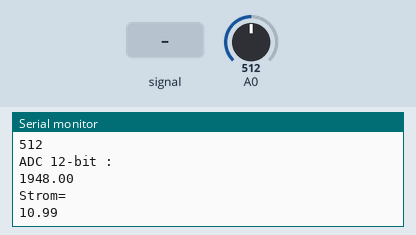
A sketch run on a simulated Arduino Zero (SAMD21). Parts: the last lines printed to the serial monitor. The test bench sets the inputs (shaded band); at power-on: A0 = 512 (analog values on the 0–1023 scale).

Above: at 1.2 s.
1.3 s: A0 fed a 200 Hz sine of ±81 counts around its level
At 1.34 s:
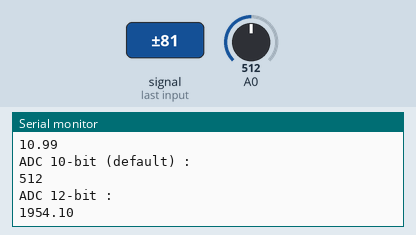
2.8 s: A0 set to 716
At 3.78 s:
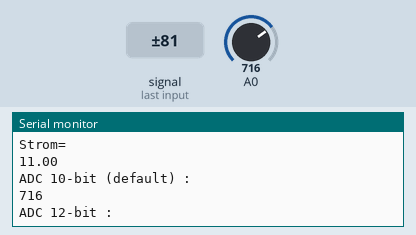
4.3 s: A0 set to 900
At 5.9 s:
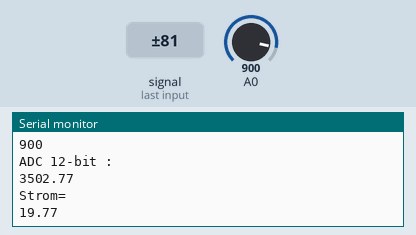
Timing chart, 0 to 7.4 s (numbered marks = the images above; inputs shaded):
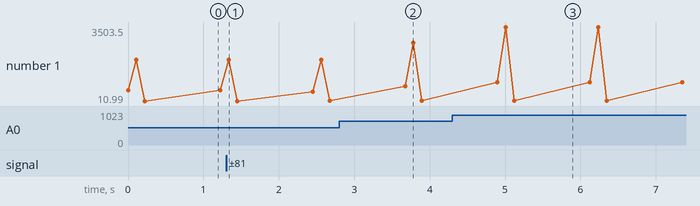

Measured:
- after the input at 1.3 s, the serial monitor: prints a new line at once (image 1)
- after the input at 2.8 s, the serial monitor: prints a new line after 0.87 s (image 2)
- after the input at 4.3 s, the serial monitor: prints a new line after 0.60 s (image 3)
- plotted number 1: 11 → 15.61 after the input at 2.8 s, 15.61 → 19.77 after the input at 4.3 s

The sketch:

ADC_read.ino
```cpp
//const float bitsProA= 184.61538461538461538461538461538;
const float bitsProA= 177.195;
//const float bitsProA= 204.75;
float peakVoltage;
float ADC;
const int n= 1000;

void setup() {
  // open a serial connection
  Serial.begin(9600);

}

void loop() {
  // read the input on A0 at default resolution (10 bits)
  // and send it out the serial connection

  analogReference(AR_INTERNAL_3_0); //Change Analog Reference Voltage -> AR_INTERNAL_3_0 (0.6V Ref * 5 = 0..3.0V)

  analogReadResolution(10);
  Serial.println("ADC 10-bit (default) : ");
  Serial.println(analogRead(A0));


  // change the resolution to 12 bits and read A0
  analogReadResolution(12);
  Serial.println("ADC 12-bit : ");
     for (int i = 0; i < n; i++)
  {
    ADC += analogRead(A0)-100;   //read peak voltage
  }

  ADC= ADC/n;
  Serial.println(ADC);

   for (int i = 0; i < n; i++)
  {
    peakVoltage += analogRead(A0)-100;   //read peak voltage
  }

  peakVoltage= peakVoltage/n;

  Serial.println("Strom= ");
  Serial.println(peakVoltage/bitsProA);


/*
// change the resolution to 16 bits and read A0
  analogReadResolution(16);
  Serial.print(", 16-bit : ");
  Serial.print(analogRead(A0));

  // change the resolution to 8 bits and read A0
  analogReadResolution(8);
  Serial.print(", 8-bit : ");
  Serial.println(analogRead(A0));

  // a little delay to not hog Serial Monitor
  */
  delay(1000);
}
```
